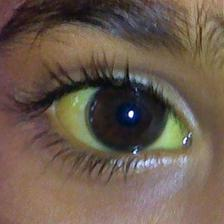
#> input picture Juandice/JUANDICE_9620_eye1.jpg, 224 x 224 px
$ python -i data_processing.py   (imports and definitions only)
#> lines starting #> are read from the running program, lines starting #| are printed output that depends on the picture
import os
import shutil
import random
import cv2
import numpy as np
from PIL import Image

IMAGE_SIZE = (224, 224)

# [35 lines left out: function split_and_copy, not called in this run]

def extract_eyes(image_path):
    """Detect eyes in an image using Haar cascades and return PIL images of eyes."""
#> called with image_path = 'Juandice/JUANDICE_9620_eye1.jpg'
    img_cv = cv2.imread(image_path)
#> img_cv is the input picture: shape (224, 224, 3); mean B, G, R 78.3, 91.2, 107.3
    gray = cv2.cvtColor(img_cv, cv2.COLOR_BGR2GRAY)
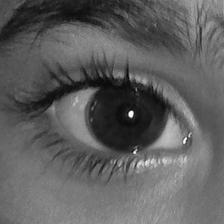
#> gray: shape (224, 224); min 3, max 254, mean 94.5

    eye_cascade = cv2.CascadeClassifier(cv2.data.haarcascades + 'haarcascade_eye.xml')
    eyes = eye_cascade.detectMultiScale(gray, scaleFactor=1.1, minNeighbors=5)
#> eyes = [[22, 26, 171, 171]]

    eye_images = []
    for (ex, ey, ew, eh) in eyes:
        eye_img = img_cv[ey:ey+eh, ex:ex+ew]
        eye_pil = Image.fromarray(cv2.cvtColor(eye_img, cv2.COLOR_BGR2RGB))
        eye_images.append(eye_pil)
#> this loop made 1 pass
#> pass 1, in extract_eyes, `eye_img = img_cv[ey:ey+eh, ex:ex+ew]`:
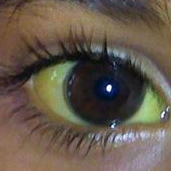
#> eye_img: shape (171, 171, 3); mean B, G, R 76.2, 89.6, 101.2
#> after the loop, eye_images = 1 item

    return eye_images

# [6 lines left out: function prepare_eye_for_model, not called in this run]

# Example usage for splitting dataset
juandice_dir = 'Juandice'  # Check folder name spelling
normal_dir = 'Normal'
train_dir = 'train'
val_dir = 'val'
split_ratio = 0.8  # 80% train, 20% val

# [2 lines not run here, left out]

>>> result = extract_eyes('Juandice/JUANDICE_9620_eye1.jpg')
#> result = 1 item

$ run again, on Juandice/Juandice-2 2.jpg
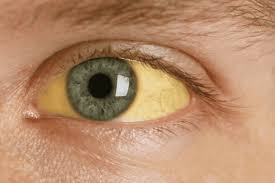
#> input picture Juandice/Juandice-2 2.jpg, 275 x 183 px
#> in extract_eyes, img_cv is the input picture: shape (183, 275, 3); mean B, G, R 106.9, 139.8, 182.8
#> in extract_eyes, `gray = cv2.cvtColor(img_cv, cv2.COLOR_BGR2GRAY)`:
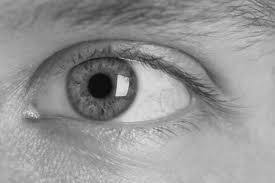
#> gray: shape (183, 275); min 6, max 234, mean 149
#> eyes = [[40, 22, 124, 124]]
#> the loop in extract_eyes, `for (ex, ey, ew, eh) in eyes:` made 1 pass
#> pass 1, in extract_eyes, `eye_img = img_cv[ey:ey+eh, ex:ex+ew]`:
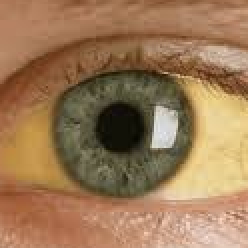
#> eye_img: shape (124, 124, 3) (shown 2 times larger); mean B, G, R 86.1, 121.1, 156
#> after the loop in extract_eyes, `for (ex, ey, ew, eh) in eyes:`: eye_images = 1 item
